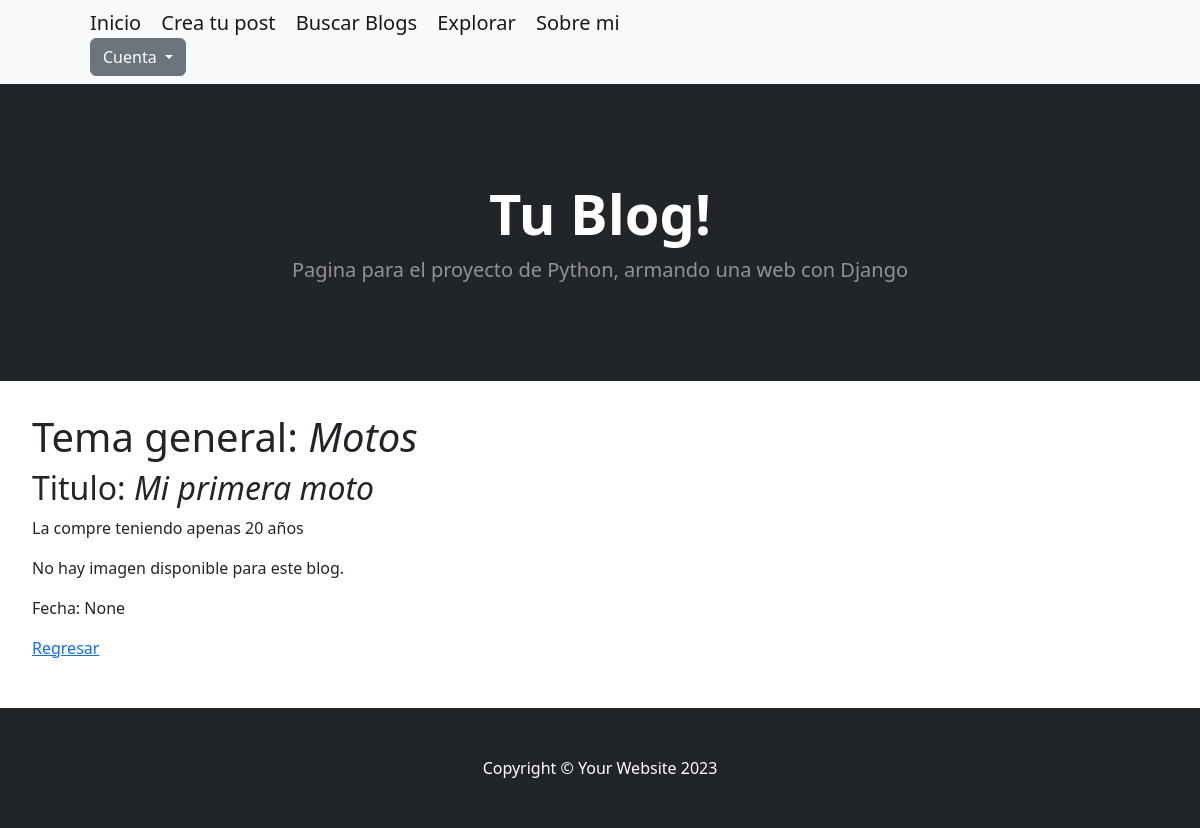
/explorar/detalle/5/, run on the app's committed database.
### AppCoder/models.py (models this page shows, shortened)
class Blog(models.Model):
    tema = models.CharField(max_length=15)
    titulo = models.CharField(max_length=30)
    descripcion = models.CharField(max_length=500)
    fecha = models.DateField(null=True, blank=True)
    imagen = models.ImageField(null=True, blank=True, upload_to='blog_fotos')

### AppCoder/views.py (the view)
# urls.py: path('explorar/detalle/<int:pk>/', views.blogDetailView.as_view(), name='Detail'),
class blogDetailView(DetailView):
      model = Blog
      template_name = "AppCoder/blogdetalle.html"

### AppCoder/templates/AppCoder/blogdetalle.html (shortened to what this page needs)
{% extends "AppCoder/padre.html" %}
{% load static %}
{% block contenidoQueCambia %}
<!DOCTYPE html>
<html lang="en">
<head>
</head>
<body>
<div style="padding: 2rem;">
    <h1>Tema general: <i>{{ blog.tema }}</i></h1>
    <h2>Titulo: <i>{{ blog.titulo }}</i></h2>
    <p>{{ blog.descripcion }}</p>
    {% if blog.imagen %}
    <img src="{{ blog.imagen.url }}" alt="Imagen del blog">
    {% else %}
    <p>No hay imagen disponible para este blog.</p>
    {% endif %}
    <p>Fecha: {{ blog.fecha }}</p>
    <p>
        <a href="{% url 'Explorar' %}">Regresar</a>
    </p>
</div>
</body>
</html>
{% endblock %}

### data on the page
Blog: tema "Motos", titulo "Mi primera moto", descripcion "La compre teniendo apenas 20 años", fecha "None"
